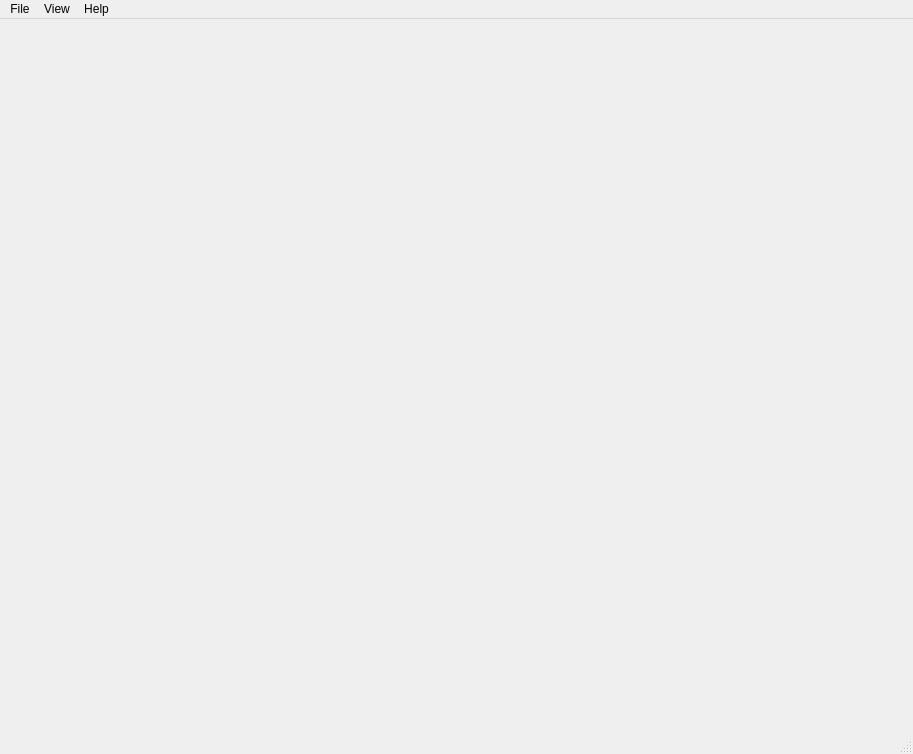
<?xml version="1.0" encoding="UTF-8"?>
<ui version="4.0">
 <class>MainWindow</class>
 <widget class="QMainWindow" name="MainWindow">
  <property name="geometry">
   <rect>
    <x>0</x>
    <y>0</y>
    <width>913</width>
    <height>754</height>
   </rect>
  </property>
  <property name="windowTitle">
   <string>MainWindow</string>
  </property>
  <widget class="QWidget" name="centralwidget">
   <property name="enabled">
    <bool>true</bool>
   </property>
   <layout class="QVBoxLayout" name="_2"/>
  </widget>
  <widget class="QMenuBar" name="menubar">
   <property name="geometry">
    <rect>
     <x>0</x>
     <y>0</y>
     <width>913</width>
     <height>21</height>
    </rect>
   </property>
   <widget class="QMenu" name="menuFile">
    <property name="title">
     <string>File</string>
    </property>
    <addaction name="actionNew"/>
    <addaction name="actionOpen"/>
    <addaction name="actionSave"/>
    <addaction name="actionSave_As"/>
    <addaction name="separator"/>
    <addaction name="actionQuit"/>
   </widget>
   <widget class="QMenu" name="menuView">
    <property name="title">
     <string>View</string>
    </property>
   </widget>
   <widget class="QMenu" name="menuHelp">
    <property name="title">
     <string>Help</string>
    </property>
   </widget>
   <addaction name="menuFile"/>
   <addaction name="menuView"/>
   <addaction name="menuHelp"/>
  </widget>
  <widget class="QStatusBar" name="statusbar"/>
  <action name="actionNew">
   <property name="text">
    <string>New</string>
   </property>
  </action>
  <action name="actionOpen">
   <property name="text">
    <string>Open</string>
   </property>
  </action>
  <action name="actionSave">
   <property name="text">
    <string>Save</string>
   </property>
  </action>
  <action name="actionSave_As">
   <property name="text">
    <string>Save As</string>
   </property>
  </action>
  <action name="actionQuit">
   <property name="text">
    <string>Quit</string>
   </property>
  </action>
 </widget>
 <resources/>
 <connections/>
</ui>
